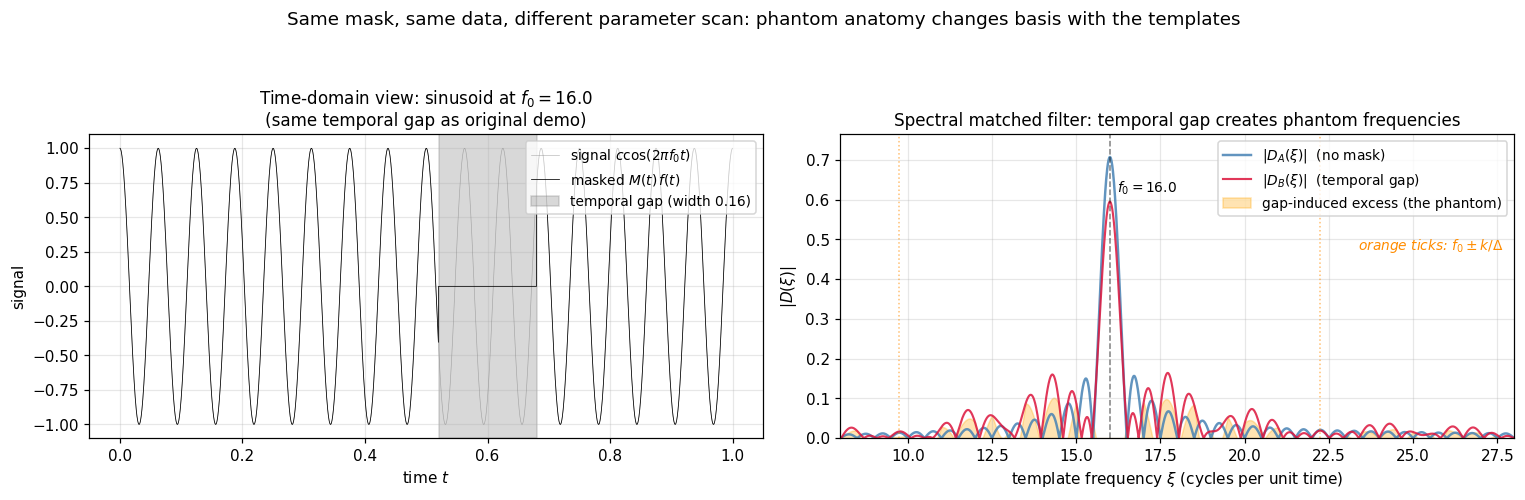

Python code for this plot:
"""
The spectral basis of the same matched filter.

Same setup as mf_masked_demonstration.py: 1D periodic time series,
temporal gap [0.52, 0.68]. Now the template parameter is FREQUENCY
xi (sinusoidal templates), not arrival time tau (pulse templates).

Signal: pure sinusoid at f_0 cycles per unit time.

Cell A (no mask):    D_A(xi) is the standard finite-duration matched
                     filter. Sharp main lobe at xi = f_0 with width
                     ~ 1/T.

Cell B (temporal gap, ideal template): D_B(xi) acquires SPECTRAL
                     sidelobes spaced by 1/Delta around f_0 — the
                     classical spectral-leakage / Lomb-Scargle
                     pattern, here understood as a first-moment
                     phantom in the spectral basis.

Same temporal gap as before. Same framework. Same beta(xi). Different
parameter being scanned, different phantom signature.

Output: mf_spectral_basis.png
"""

import os
import numpy as np
import matplotlib.pyplot as plt

OUTPUT_DIR = '/mnt/user-data/outputs'

# Same time grid and gap as mf_masked_demonstration.py
N = 4096
T_total = 1.0
dt = T_total / N
t = np.linspace(0, T_total, N, endpoint=False)

t_G = 0.60
Delta = 0.16
in_gap = (t >= t_G - Delta / 2) & (t < t_G + Delta / 2)
M = (~in_gap).astype(float)

# Signal: sinusoid at integer frequency f_0 (so cell A is sharp)
f_0 = 16.0
c_amp = 1.0
signal = c_amp * np.cos(2 * np.pi * f_0 * t)

# Frequency template scan
xi_grid = np.linspace(0, 40, 4001)

def mf_freq(y, xi_arr):
    """Matched-filter scan over frequency templates h_xi = cos(2 pi xi t).

    D(xi) = sum_t cos(2 pi xi t) * y(t) * dt / ||cos||
    """
    out = np.empty_like(xi_arr)
    for k, xi in enumerate(xi_arr):
        h = np.cos(2 * np.pi * xi * t)
        norm = np.sqrt(np.sum(h ** 2) * dt)
        out[k] = (h @ y) * dt / norm
    return out

D_A = mf_freq(signal, xi_grid)
D_B = mf_freq(M * signal, xi_grid)

# Predicted Cell B: convolution of FFT of M with delta at f_0
# In closed form for the rectangular gap:
# hat{M}(nu) = delta(nu) - exp(-2 pi i nu t_G) Delta sinc(Delta nu)
# D_B(xi) ~ (c/2) [hat{M}(xi - f_0) + hat{M}(xi + f_0)] / sqrt(T/2)
# We use this only for indicator lines marking the predicted sidelobes.
sidelobe_offsets = np.array([-3, -2, -1, 1, 2, 3]) / Delta
sidelobe_freqs = f_0 + sidelobe_offsets

# Build figure
fig, axes = plt.subplots(1, 2, figsize=(14, 4.6))

# Left: time-domain view (the same masked signal as the original demo)
ax = axes[0]
ax.plot(t, signal, color='gray', linewidth=0.4, alpha=0.6,
        label=r'signal $c\cos(2\pi f_0 t)$')
ax.plot(t, M * signal, color='black', linewidth=0.5,
        label=r'masked $M(t)\,f(t)$')
ax.axvspan(t_G - Delta / 2, t_G + Delta / 2, color='gray', alpha=0.30,
           label=fr'temporal gap (width {Delta})')
ax.set_xlabel('time $t$')
ax.set_ylabel('signal')
ax.set_title(f'Time-domain view: sinusoid at $f_0={f_0}$\n'
             '(same temporal gap as original demo)', fontsize=11)
ax.legend(loc='upper right', fontsize=9)
ax.grid(alpha=0.3)

# Right: |D(xi)| in the spectral matched filter (absolute value reveals
# the sidelobe envelope cleanly; signed D oscillates and obscures structure)
ax = axes[1]
ax.plot(xi_grid, np.abs(D_A), color='steelblue', linewidth=1.6, alpha=0.85,
        label=r'$|D_A(\xi)|$  (no mask)')
ax.plot(xi_grid, np.abs(D_B), color='crimson', linewidth=1.4, alpha=0.85,
        label=r'$|D_B(\xi)|$  (temporal gap)')
ax.fill_between(xi_grid, 0, np.maximum(np.abs(D_B) - np.abs(D_A), 0),
                color='orange', alpha=0.30,
                label='gap-induced excess (the phantom)')

# Mark true frequency
ax.axvline(f_0, color='black', linestyle='--', alpha=0.5, linewidth=1.0)
ax.text(f_0 + 0.2, np.abs(D_A).max() * 0.92, fr'$f_0={f_0}$', fontsize=9,
        color='black', va='top')

# Mark predicted sidelobes
for s in sidelobe_freqs:
    if 8 < s < 28:
        ax.axvline(s, color='darkorange', linestyle=':', alpha=0.55,
                   linewidth=1.0)
ax.text(0.985, 0.62, r'orange ticks: $f_0 \pm k/\Delta$',
        transform=ax.transAxes, ha='right', fontsize=9, color='darkorange',
        style='italic')

ax.set_xlim(8, 28)
ax.set_ylim(0, np.abs(D_A).max() * 1.08)
ax.set_xlabel(r'template frequency $\xi$ (cycles per unit time)')
ax.set_ylabel(r'$|D(\xi)|$')
ax.set_title('Spectral matched filter: temporal gap creates phantom frequencies',
             fontsize=11)
ax.legend(loc='upper right', fontsize=9)
ax.grid(alpha=0.3)

plt.suptitle('Same mask, same data, different parameter scan: phantom anatomy '
             'changes basis with the templates',
             fontsize=12)
plt.tight_layout(rect=[0, 0, 1, 0.93])
plt.savefig(f'{OUTPUT_DIR}/mf_spectral_basis.png', dpi=110, bbox_inches='tight')
plt.close()
print(f"Saved {OUTPUT_DIR}/mf_spectral_basis.png")
